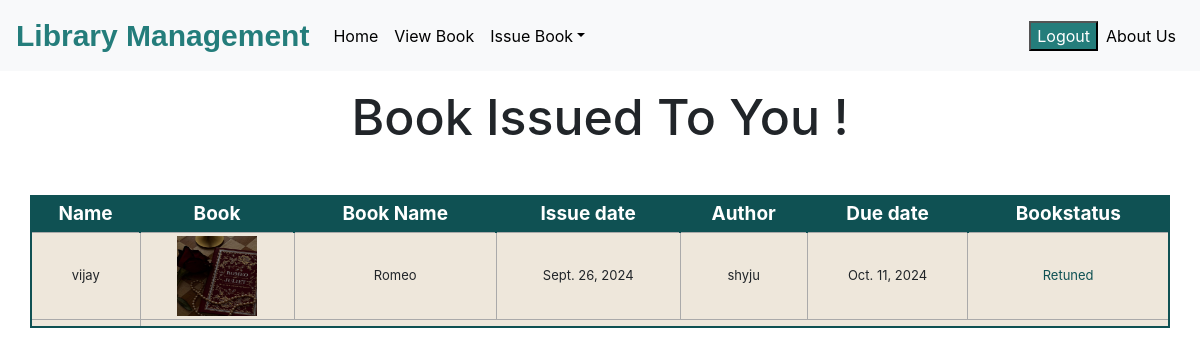
Page /booktranaction/ on the earlier database version.
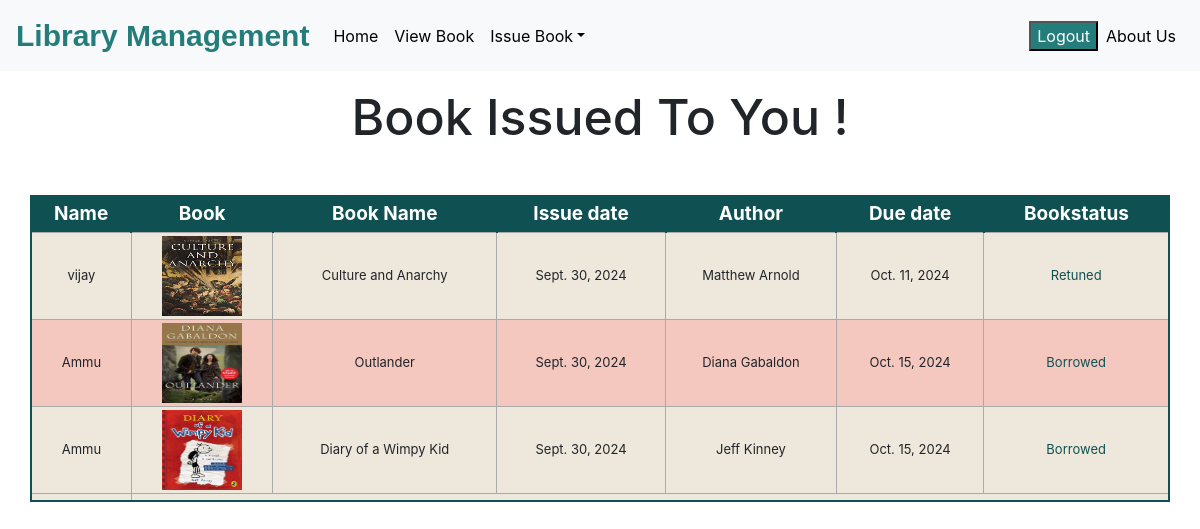
Same page on the later database version.
### library/models.py (models this page shows, shortened)
class Transactionmodel(models.Model):
    trans_id=models.CharField(max_length=8, unique=True, blank=True, null=True)
    book=models.ForeignKey(Book,on_delete=models.CASCADE)
    member=models.ForeignKey(Userlibrarymodel,on_delete=models.CASCADE)
    issuedate=models.DateField(auto_now=True)
    duedate=models.DateField(default=get_expiry)
    returndate=models.DateField(null=True)
    bookname=models.TextField()
    email=models.EmailField(null=True)
    bookstatus=models.BooleanField(null=True)

class Userlibrarymodel(models.Model):
    first_name=models.TextField()
    last_name=models.TextField()
    email=models.EmailField()
    password=models.TextField()

class Book(models.Model):
    catchoice= [
        ('Education', 'Education'),
        ('Entertainment', 'Entertainment'),
        ('Comics', 'Comics'),
        ('Biography', 'Biographie'),
        ('History', 'History'),
        ('Romantic','Romantic'),
        ('Manipulation','Manipulation'),
        ('Fantacy','Fantacy'),
        ]
    name=models.CharField(max_length=30)
    image=models.ImageField(upload_to="images",null="True")
    isbn=models.PositiveIntegerField()
    author=models.CharField(max_length=40)
    description=models.TextField(null=True)
    category=models.CharField(max_length=30,choices=catchoice,default='Education')
    borrowsatus=models.BooleanField(default=False,null=True)
    published_year=models.TextField(null=True)
    quantity=models.TextField(null=True)
    accession_number =models.CharField(max_length=8, unique=True, blank=True, null=True)

### library/views.py (the view)
# urls.py: path('booktranaction/',views.booktranaction,name="booktrans"),
def booktranaction(request):
    data=models.Transactionmodel.objects.all()
    return render(request,'library/viewissuedbook.html',{"data":data})

### templates/library/viewissuedbook.html (shortened to what this page needs)
<!DOCTYPE html>
<html lang="en" dir="ltr">
  <head>
  </head>
  <body>
    {% include "library/navbaradmin.html" %}
    <h3 class="p-3 mb-2  text-black" style = 'font-size: 50px;text-align:center;'>Book Issued To You !</h3><br>
<div class="container">
<div class="row">
    <table class="redTable">
  <thead>
  <tr>
  <th>Name</th>
  <th>Book</th>
  <th>Book Name</th>
  <th>Issue date</th>
  <th>Author</th>
  <th>Due date</th>
  <th>Bookstatus</th>
  </tr>
  </thead>
  <tfoot>
  <tr>
  <td>
  </td>
  </tr>
  </tfoot>
  <tbody>
    {% for t in data %}
<tr>
  <td>{{t.member.first_name}}</td>
  {% if t.book.image %}
  <td> <img src="{{t.book.image.url}}" alt="book" height="80px" width="80px"></td>
  {%else%}
   <td> no image</td>
  {%endif%}
  <td>  {{t.book.name}}</td>
  <td>  {{t.issuedate}}</td>
  <td>  {{t.book.author}}</td>
  <td>{{t.duedate}}</td>
  {% if t.bookstatus == 1 %}
  <td style="color:#0f5153">Retuned</td>
  {%else%}
  <td style="color:#0f5153">Borrowed</td>
  {%endif%}
</tr>
    {% endfor %}
  </tbody>
  </table>
</div>
</div>
<br><br><br><br><br><br>
<br><br><br>
  </body>
</html>

### templates/library/navbaradmin.html (shortened to what this page needs)
<!DOCTYPE html>
{% load static %}
<html lang="en">
<head>
<link rel="stylesheet" href="https://stackpath.bootstrapcdn.com/bootstrap/4.3.1/css/bootstrap.min.css">
<link rel="stylesheet" href="https://maxcdn.bootstrapcdn.com/font-awesome/4.7.0/css/font-awesome.min.css">
</head>
<body>
<div class="bs-example">
    <nav class="navbar navbar-expand-md bg-light navbar-dark ">
        <a href="/" class="navbar-brand" style="color: #247d7b; font-weight:600; font-size:30px;" >Library Management</a>
        <div class="collapse navbar-collapse justify-content-between" id="navbarCollapse">
            <div class="navbar-nav" >
                <a href="/" class="nav-item nav-link active" style="color: black;">Home</a>
                <div class="nav-item dropdown">
                  <a href="{% url 'viewbook' %}" class="nav-link " style="color: black;">View Book</a>
                </div>
                <div class="nav-item dropdown">
                  <a href="#" class="nav-link dropdown-toggle" data-toggle="dropdown" style="color: black;">Issue Book</a>
                </div>
            </div>
            <div class="navbar-nav" >
                <a href="{% url 'log out' %}"><button type="button" class="btnn" >Logout</button></a>
                <a href="/aboutus" class="nav-item nav-link" style="color: black;">About Us</a>
            </div>
        </div>
    </nav>
</div>
</body>
</html>

### templates/library/viewissuedbook.html (style rules this page uses)
table.redTable { border: 2px solid #0f5153; background-color: #EEE7DB; width: 100%; text-align: center; border-collapse: collapse; }
table.redTable td, table.redTable th { border: 1px solid #AAAAAA; padding: 3px 2px; }
table.redTable tbody td { font-size: 13px; }
table.redTable tr:nth-child(even) { background: #F5C8BF; }
table.redTable thead { background: #0f5153; }
table.redTable thead th { font-size: 19px; font-weight: bold; color: #FFFFFF; text-align: center; border-left: 2px solid #0f5153; }
table.redTable thead th:first-child { border-left: none; }
table.redTable tfoot { font-size: 13px; font-weight: bold; color: #FFFFFF; }
table.redTable tfoot td { font-size: 13px; }

### templates/library/navbaradmin.html (style rules this page uses)
.bs-example { margin: 0px; }
.navbar-brand { font-size: 20px; font-family: sans-serif; }
.btnn { margin-top: 5px; background-color: #247d7b; color: white; }

Differences in the rows shown:
changed Transactionmodel "vijay": book.image: a different picture; book.name "Romeo" → "Culture and Anarchy"; issuedate "Sept. 26, 2024" → "Sept. 30, 2024"; book.author "shyju" → "Matthew Arnold"
added Transactionmodel: member.first_name "Ammu", book.image (picture), book.name "Outlander", issuedate "Sept. 30, 2024", book.author "Diana Gabaldon", duedate "Oct. 15, 2024", bookstatus "Borrowed"
added Transactionmodel: member.first_name "Ammu", book.image (picture), book.name "Diary of a Wimpy Kid", issuedate "Sept. 30, 2024", book.author "Jeff Kinney", duedate "Oct. 15, 2024", bookstatus "Borrowed"
